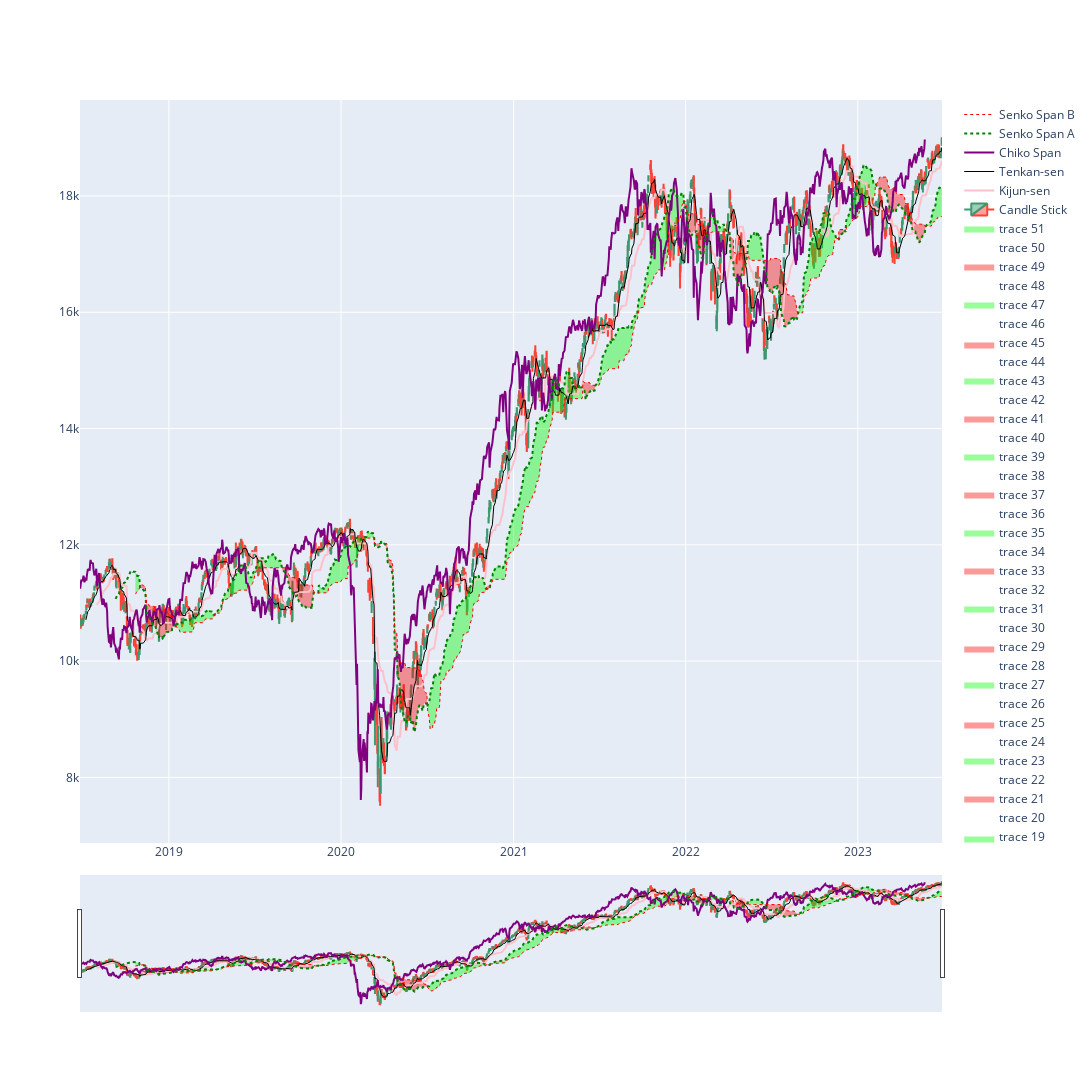

The notebook cell this image was saved under:
### Code cell
#plotting the ichimoku curve
df = nifty_df.copy()

def get_fill_color(label):
    if label >= 1:
        return 'rgba(0,250,0,0.4)'
    else:
        return 'rgba(250,0,0,0.4)'
    
fig = go.Figure()
candle = go.Candlestick(x=df.index, open=df.Open, close=df.Close, high=df.High, low=df.Low, name="Candle Stick")
df2 = df.copy()
df['label'] = np.where(df.spanA > df.spanB, 1, 0)
df['group'] = df.label.ne(df.label.shift()).cumsum()

df =df.groupby('group')
dfs = []

for name, data in df:
    dfs.append(data)
    
for df in dfs:
    fig.add_traces(go.Scatter(x=df.index, y=df.spanA, line=dict(color = 'rgba(0,0,0,0)')))
    fig.add_traces(go.Scatter(x=df.index, y=df.spanB, line=dict(color = 'rgba(0,0,0,0)'),
                   fill = 'tonexty', fillcolor = get_fill_color(df.label.iloc[0])))
    
baseline = go.Scatter(x=df2.index, y=df2.base, 
                      line=dict(color='pink', width = 2), name="Kijun-sen")
conversion = go.Scatter(x=df2.index, y=df2.conversion, 
                        line=dict(color='black', width = 1), name="Tenkan-sen")
spanA = go.Scatter(x=df2.index, y=df2.spanA,
                   line=dict(color='green', width = 2, dash='dot'), name="Senko Span A")
spanB = go.Scatter(x=df2.index, y=df2.spanB, 
                   line=dict(color='red', width = 1, dash='dot'), name="Senko Span B")
lag = go.Scatter(x=df2.index, y=df2.lagging, 
                 line=dict(color='purple', width = 2), name="Chiko Span")

fig.add_trace(candle)
fig.add_trace(baseline)
fig.add_trace(conversion)
fig.add_trace(lag)
fig.add_trace(spanA)
fig.add_trace(spanB)

fig.update_layout(height=1200, width=1800, showlegend=True)
fig.show()
